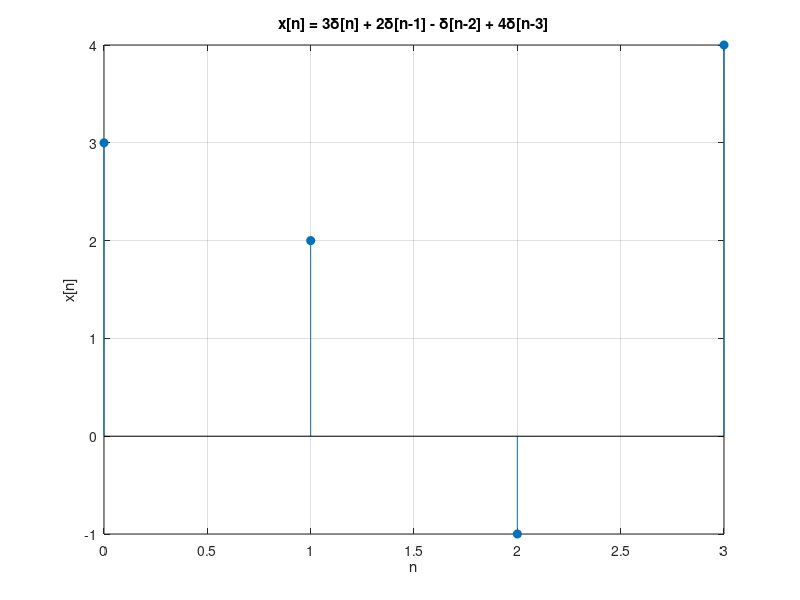
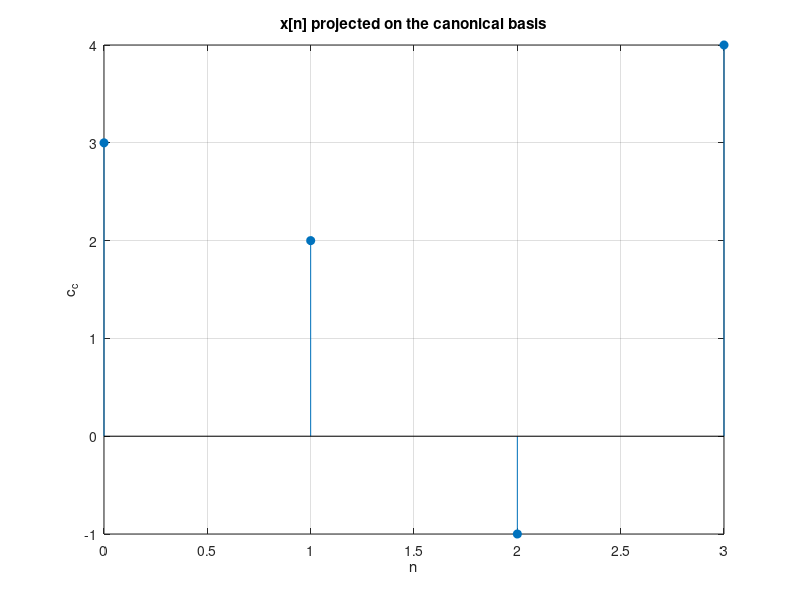
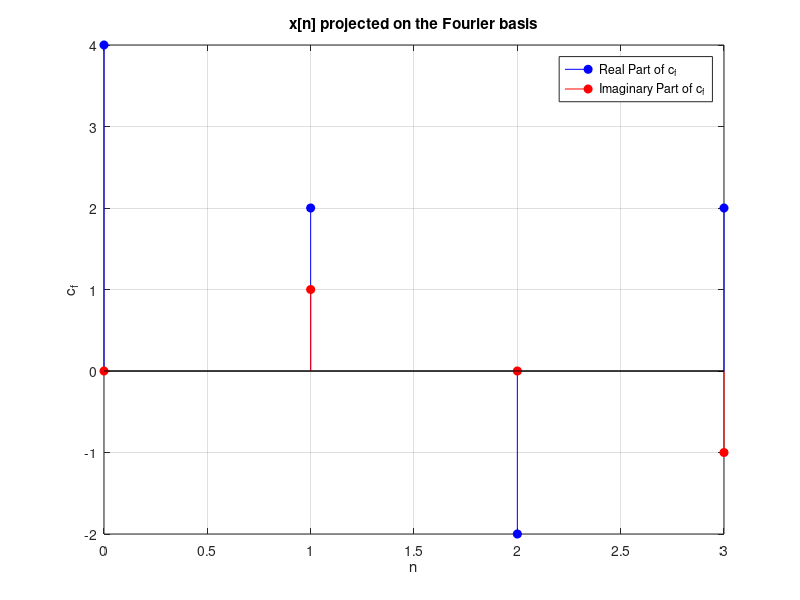
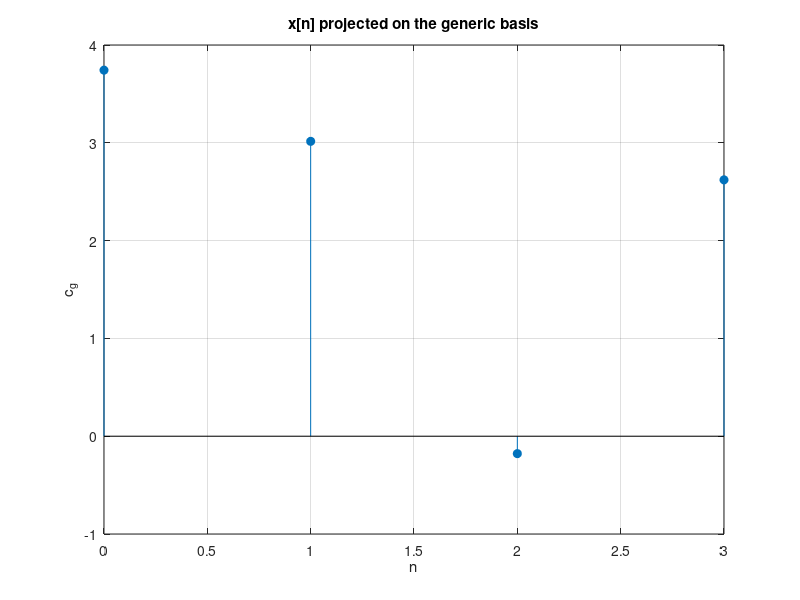

Write the MATLAB code that produced these figures, in order.
close all
clc
clear

n = 0:3;  % n ranges from 0 to 3 for non-zero components

% indicator functions (n==k) return 1 when true and 0 otherwise 
% useful to simulate deltas
x_n = 3*(n==0) + 2*(n==1) - 1*(n==2) + 4*(n==3);
x_n = x_n'; % signal as a column vector

% get the length of the signal, so the extension N
N = length(x_n);
fprintf('The extension length is: %d\n', N);

% plot of x[n]
figure;
stem(n, x_n, 'filled');
title('x[n] = 3\delta[n] + 2\delta[n-1] - \delta[n-2] + 4\delta[n-3]');
xlabel('n');
ylabel('x[n]');
grid on;

%% CANONICAL BASIS
% Considering the canonical basis represented by the matrix U_c
% that is equal to the identity matrix I
U_c = eye(N);
% compute the coefficients obtained by projecting x[n] on the new basis
% this corresponds to the vector c = U'x.
c_c = U_c'*x_n
x_c = U_c*c_c; % reconstruction 

% required output: Figure representing the signal projected on the new basis;
% so plot c versus N
figure;
stem(n, c_c, 'filled');
title('x[n] projected on the canonical basis');
xlabel('n');
ylabel('c_c');
grid on;

%% FOURIER BASIS
% considering the Fourier basis represented by the matrix U_f

w=exp(1j*2*pi/N);
U_f = zeros(N, N);

for i = 1:N
    for k = 1:N
        % element F(k, j) following the definition
        U_f(i, k) = 1 / sqrt(N) * w.^((i-1)*(k-1));
    end
end

c_f = U_f'*x_n % to plot
% x_f = U_f*c_f; % reconstruction

% Plot real and imaginary parts of x[n] vs n
figure;
stem(n, real(c_f), 'b', 'filled', 'DisplayName', 'Real Part of c_f');  % Real part in blue
hold on;
stem(n, imag(c_f), 'r', 'filled', 'DisplayName', 'Imaginary Part of c_f'); % Imaginary part in red
hold off;
title('x[n] projected on the Fourier basis');
xlabel('n');
ylabel('c_f');
legend('show');
grid on;

%% GENERATING A NEW BASIS
% A = randn(N) % inizializza una matrice n x n di numeri casuali
A = [
    1.0933,  -1.2141,  -0.7697,  -1.0891;
    1.1093,  -1.1135,   0.3714,   0.0326;
   -0.8637,  -0.0068,  -0.2256,   0.5525;
    0.0774,   1.5326,   1.1174,   1.1006
];

U_g = zeros(N, N);
% Gram-Schmidt algorithm to orthonormalize the matrix
for i = 1:N
    % current vector
    v = A(:, i);
    
    % remove components
    for j = 1:i-1
        v = v - (U_g(:, j)' * v) * U_g(:, j);
    end
    
    % normalization
    U_g(:, i) = v / norm(v);
end

U_g

c_g = U_g'*x_n % to plot
x_g = U_g*c_g % reconstruction

figure;
stem(n, c_g, 'filled');
title('x[n] projected on the generic basis');
xlabel('n');
ylabel('c_g');
grid on;